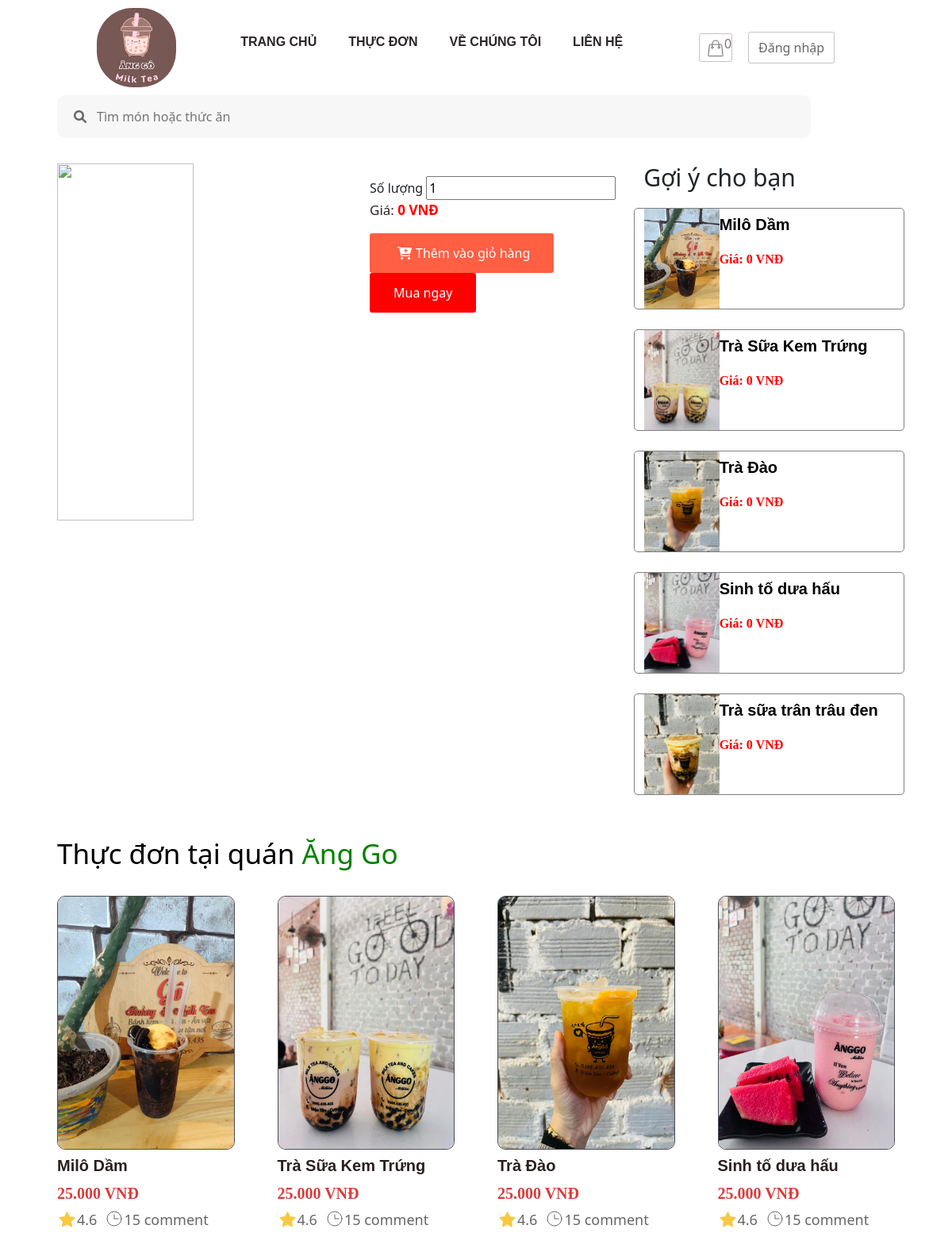
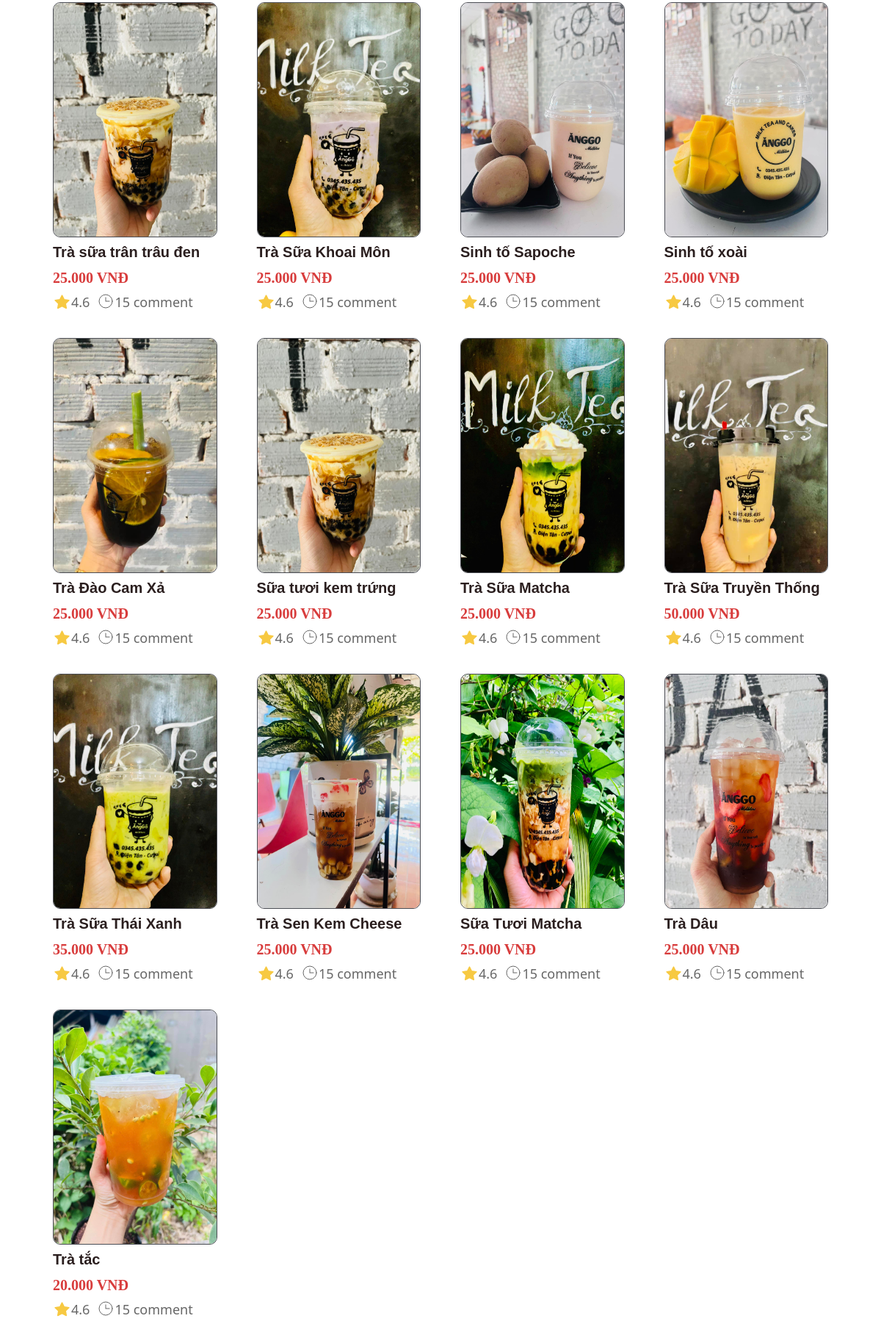
/details.php (upper part), run on the app's committed database (2 pictures, top to bottom).
### tables this page shows
CREATE TABLE `product` (
  `id` int(11) NOT NULL,
  `title` varchar(200) NOT NULL,
  `price` float NOT NULL,
  `number` float NOT NULL,
  `thumbnail` varchar(500) NOT NULL,
  `content` longtext NOT NULL,
  `id_category` int(11) NOT NULL,
  `created_at` datetime DEFAULT NULL,
  `updated_at` datetime DEFAULT NULL
);

### database/dbhelper.php (called while the page is built, shortened)
<?php
function executeResult($sql)
{
	$con = mysqli_connect(HOST, USERNAME, PASSWORD, DATABASE);
	$result = mysqli_query($con, $sql);
	$data   = [];
	while ($row = mysqli_fetch_array($result, 1)) {
		$data[] = $row;
	}
	return $data;
}

### details.php (the view, shortened to what this page needs)
<?php require "layout/header.php"; ?>
<?php
require_once('database/dbhelper.php');
?>
<main>
    <div class="container">
        <div id="ant-layout">
            <section class="search-quan">
                <i class="fas fa-search"></i>
                <form action="thucdon.php" method="GET">
                    <input name="search" type="text" placeholder="Tìm món hoặc thức ăn">
                </form>
            </section>
        </div>
        <section class="main">
            <section class="oder-product">
                <div class="title">
                    <section class="main-order">
                        <div class="box">
                            <img src="<?= 'admin/product/' . $product['thumbnail'] ?>" alt="" style="margin-right: 50px;height: 450px;">
                            <div class="about">
                                <div class="number">
                                    <span class="number-buy">Số lượng</span>
                                    <input id="num" type="number" value="1" min="1" onchange="updatePrice()">
                                </div>
                                <p class="price">Giá: <span id="price"><?= number_format($product['price'], 0, ',', '.') ?></span><span> VNĐ</span><span class="gia none"><?= $product['price'] ?></span></p>
                                <button class="add-cart" onclick="addToCart(<?= $id ?>)"><i class="fas fa-cart-plus"></i>Thêm vào giỏ hàng</button>
                                <button class="buy-now" onclick="buyNow(<?= $id ?>)">Mua ngay</button>
                            </div>
                        </div>
                    </section>
                </div>
                <aside>
                    <h1>Gợi ý cho bạn</h1>
                    <div class="row">
                        <?php
                        $sql = 'select * from product limit 5';
                        $productList = executeResult($sql);
                        foreach ($productList as $item) {
                            echo '
                                    <div class="col">
                                    <a href="details.php?id=' . $item['id'] . '">
                                        <img src="admin/product/' . $item['thumbnail'] . '" alt="" class="" style="margin-left:-12px height: 320px;">
                                        <div class="about">
                                            <div class="title">
                                                <p>' . $item['title'] . '</p>
                                                <span>Giá: ' . number_format($product['price'], 0, ',', '.') . ' VNĐ' . '</span>
                                            </div>
                                        </div>
                                    </a>
                                </div>
                                ';
                        }
                        ?>
                    </div>
                </aside>
            </section>
            <section class="restaurants">
                <div class="title">
                    <h1>Thực đơn tại quán <span class="green">Ăng Go</span></h1>
                </div>
                <div class="product-restaurants">
                    <div class="row">
                        <?php
                        $sql = 'select * from product';
                        $productList = executeResult($sql);
                        foreach ($productList as $item) {
                            echo '
                                <div class="col">
                                    <a href="details.php?id=' . $item['id'] . '">
                                        <img class="thumbnail" src="admin/product/' . $item['thumbnail'] . '" alt="" style="height:320px">
                                        <div class="title">
                                            <p>' . $item['title'] . '</p>
                                        </div>
                                        <div class="price">
                                            <span>' . number_format($item['price'], 0, ',', '.') . ' VNĐ</span>
                                        </div>
                                        <div class="more">
                                            <div class="star">
                                                <img src="images/icon/icon-star.svg" alt="">
                                                <span>4.6</span>
                                            </div>
                                            <div class="time">
                                                <img src="images/icon/icon-clock.svg" alt="">
                                                <span>15 comment</span>
                                            </div>
                                        </div>
                                    </a>
                                </div>
                                ';
                        }
                        ?>
                    </div>
                </div>
            </section>
        </section>
    </div>
</main>
<?php require_once('layout/footer.php'); ?>
</div>
</body>
</html>

### css/index.css (style rules this page uses)
body { margin: 0px; padding: 0px; font-family: SanomatGrabApp, -apple-system, BlinkMacSystemFont, Segoe UI, PingFang SC, Hiragino Sans GB, Microsoft YaHei, Helvetica Neue, Helvetica, Arial, sans-serif, Apple Color Emoji, Segoe UI Emoji, Segoe UI Symbol; }
main .container { width: 90%; margin: 0px auto; }
main section.search-quan { width: 100%; margin: 0px auto; position: relative; display: flex; justify-content: center; }
main section.search-quan i { position: absolute; left: 2%; top: 50%; transform: translateY(-50%); color: #676767; }
main section.search-quan form { width: 100%; }
main section.search-quan input { width: 90%; padding: 15px 50px; border-radius: 10px; outline: 0; border: 0; background-color: #f7f7f7; }
section.main { padding: 2rem 0; width: 100%; margin: 0px auto; }
section.main a { text-decoration: none; }
section.main section.restaurants { padding: 3rem 0; }
section.main section.restaurants .title h1 { font-size: 35px; margin: 0px; padding: 0px; color: black; }
section.main section.restaurants .title h1 span { color: green; }
section.main section.restaurants .product-restaurants { padding-top: 2rem; }
section.main section.restaurants .product-restaurants .row { display: grid; grid-template-columns: auto auto auto auto; grid-column-gap: 30px; grid-row-gap: 30px; }
section.main section.restaurants .product-restaurants .row .col img { width: 100%; border-radius: 10px; }
section.main section.restaurants .product-restaurants .row .col img.thumbnail { border: 1px solid rgb(76, 78, 85); transition: 0.1s; }
section.main section.restaurants .product-restaurants .row .col .title p { font-size: 20px; font-weight: 600; padding: 0px; margin: 5px 0; color: rgb(43, 31, 31); font-family: "Encode Sans SC", sans-serif; }
section.main section.restaurants .product-restaurants .row .col .price span { padding: 10px 0; color: #676767; font-size: 20px; font-weight: 600; color: rgba(207, 16, 16, 0.815); font-family: "Bebas Neue", cursive; }
section.main section.restaurants .product-restaurants .row .col .more { display: flex; color: #676767; padding: 5px 0; font-size: 18px; }
section.main section.restaurants .product-restaurants .row .col .more .star { display: flex; align-items: center; justify-content: center; }
section.main section.restaurants .product-restaurants .row .col .more .star img { width: 25px; height: 25px; }
section.main section.restaurants .product-restaurants .row .col .more .time { display: flex; padding: 0 10px; }
section.main section.restaurants .product-restaurants .row .col .more .time img { width: 24px; height: 24px; }

### css/details.css (style rules this page uses)
section.main section.oder-product { display: grid; grid-template-columns: auto 30%; }
section.main section.oder-product .title .main-order .box { display: flex; }
section.main section.oder-product .title .main-order .box img { width: 50%; }
section.main section.oder-product .title .main-order .box .about p { font-size: 17px; color: rgb(44, 38, 38); font-weight: 500; }
section.main section.oder-product .title .main-order .box .about .number .number-buy { font-weight: 500; }
section.main section.oder-product .title .main-order .box .about .price { font-weight: 500; }
section.main section.oder-product .title .main-order .box .about .price span { color: red; font-weight: 600; }
section.main section.oder-product .title .main-order .box .about .buy-now { padding: 13px 30px; background-color: rgb(255, 0, 0); border-radius: 3px; color: white; border: none; }
section.main section.oder-product .title .main-order .box .about .add-cart { padding: 13px 30px; background-color: rgba(255, 68, 35, 0.856); border-radius: 3px; color: white; border: none; }
section.main section.oder-product .title .main-order .box .about .add-cart i { padding: 0 5px; }
aside h1 { font-size: 30px; margin: 0px; padding: 0px; }
aside .row { display: flex; flex-flow: column; }
aside .row .col { border: 1px solid grey; margin: 20px 0px 5px 0px; border-radius: 5px; }
aside .row .col a { display: flex; }
aside .row .col img { width: 30%; }
aside .row .col a .about .title { color: black; }
aside .row .col a .about .title p { padding: 0; margin-top: 5px; font-weight: 600; font-size: 20px; font-family: 'Encode Sans SC', sans-serif; }
aside .row .col a .about .title span { font-weight:bold; color: red; font-family: 'Bebas Neue', cursive ; }

### data on the page
product: thumbnail (picture), title "Milô Dầm", price "0", price "25.000"
product: thumbnail (picture), title "Trà Sữa Kem Trứng", price "0", price "25.000"
product: thumbnail (picture), title "Trà Đào", price "0", price "25.000"
product: thumbnail (picture), title "Sinh tố dưa hấu", price "0", price "25.000"
product: thumbnail (picture), title "Trà sữa trân trâu đen", price "0", price "25.000"
product: thumbnail (picture), title "Trà Sữa Khoai Môn", price "25.000"
product: thumbnail (picture), title "Sinh tố Sapoche", price "25.000"
product: thumbnail (picture), title "Sinh tố xoài", price "25.000"
product: thumbnail (picture), title "Trà Đào Cam Xả", price "25.000"
product: thumbnail (picture), title "Sữa tươi kem trứng", price "25.000"
product: thumbnail (picture), title "Trà Sữa Matcha", price "25.000"
product: thumbnail (picture), title "Trà Sữa Truyền Thống", price "50.000"
product: thumbnail (picture), title "Trà Sữa Thái Xanh", price "35.000"
product: thumbnail (picture), title "Trà Sen Kem Cheese", price "25.000"
product: thumbnail (picture), title "Sữa Tươi Matcha", price "25.000"
product: thumbnail (picture), title "Trà Dâu", price "25.000"
product: thumbnail (picture), title "Trà tắc", price "20.000"

### other printed values
$count "0"
$product['price'] "0"
